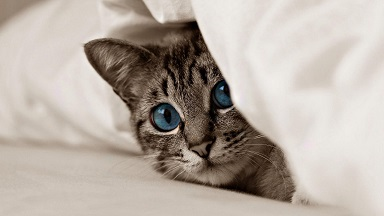
#> input picture comproject/bluecat.jpg, 384 x 216 px
$ python imgPreprocessing5.py   (older library calls are emulated)
#> lines starting #> are read from the running program, lines starting #| are printed output that depends on the picture; after the words box and inside, x2 and y2 are one past the last pixel; in counts of white or black regions, pixels touching at a corner belong together
# -*- coding: utf-8 -*-
# @TIME     : 2020/10/12 15:49
# @Author   : Chen Shan
# @Email    : jacobon@foxmail.com
# @File     : imgPreprocessing5.py
# @Software : PyCharm
import cv2
import numpy as np
from matplotlib import pyplot as plt

def cv_show(name,img):
    cv2.imshow(name,img)
    cv2.waitKey(0)
    cv2.destroyAllWindows()


img = cv2.imread('bluecat.jpg',0)
#> img: shape (216, 384); min 0, max 245, mean 174.7

img_float32 = np.float32(img)
dft = cv2.dft(img_float32,flags = cv2.DFT_COMPLEX_OUTPUT)

dft_shift = np.fft.fftshift(dft)
# 得到灰度图能表示的形式
magnitude_spectrum = 20*np.log(cv2.magnitude(dft_shift[:,:,0],dft_shift[:,:,1]))
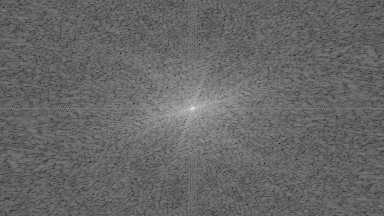
#> magnitude_spectrum: shape (216, 384) float32; min 31.55, max 329.8, mean 152.2; drawn with min black and max white

plt.subplot(121),plt.imshow(img, cmap = 'gray')
plt.title('Input Image'), plt.xticks([]), plt.yticks([])
plt.subplot(122),plt.imshow(magnitude_spectrum, cmap = 'gray')
plt.title('Magnitude Spectrum'), plt.xticks([]), plt.yticks([])
# plt.show()

rows, cols = img.shape
#> rows = 216; cols = 384
crow, ccol = np.int32(rows/2) , np.int32(cols/2)
#> crow = 108; ccol = 192

# 首先创建一个掩码，中心正方形为1，其余全为零(低通滤波器)
mask = np.zeros((rows,cols,2),np.uint8)
mask[crow-30:crow+30, ccol-30:ccol+30] = 0

# 应用掩码和逆DFT
fshift = dft_shift*mask
f_ishift = np.fft.ifftshift(fshift)

img_back = cv2.idft(f_ishift)
img_back = cv2.magnitude(img_back[:,:,0],img_back[:,:,1])
#> img_back: shape (216, 384) float32; every value is 0

plt.subplot(121),plt.imshow(img, cmap = 'gray')
plt.title('Input Image'), plt.xticks([]), plt.yticks([])
plt.subplot(122),plt.imshow(img_back, cmap = 'gray')
plt.title('Magnitude Spectrum'), plt.xticks([]), plt.yticks([])
# plt.show()

# 图像梯度与边缘检测
cat = cv2.imread('bluecat.jpg',cv2.IMREAD_GRAYSCALE)
sobelx = cv2.Sobel(cat,cv2.CV_64F,1,0,ksize=3)
sobely= cv2.Sobel(img,cv2.CV_64F,0,1,ksize=3)

# plt.imshow(sobelx,cmap = 'gray')
# plt.imshow(sobely,cmap = 'gray')
# plt.show()

sobelx = cv2.convertScaleAbs(sobelx)
sobely = cv2.convertScaleAbs(sobely)
sobelxy = cv2.addWeighted(sobelx,0.5,sobely,0.5,0)
# cv_show('sobelxy',sobelxy)

sobelxy = cv2.Sobel(img,cv2.CV_64F,1,1,ksize=3)
sobelxy = cv2.convertScaleAbs(sobelxy)
# cv_show('sobelxy2',sobelxy)

# 不同算子的差异
sobelx = cv2.Sobel(img,cv2.CV_64F,1,0,ksize=3)
sobelx = cv2.convertScaleAbs(sobelx)
sobely = cv2.Sobel(img,cv2.CV_64F,0,1,ksize=3)
sobely = cv2.convertScaleAbs(sobely)
sobelxy = cv2.addWeighted(sobelx,0.5,sobely,0.5,0)

scharrx = cv2.Scharr(img,cv2.CV_64F,1,0)
scharry = cv2.Scharr(img,cv2.CV_64F,0,1)
scharrx = cv2.convertScaleAbs(scharrx)
scharry = cv2.convertScaleAbs(scharry)
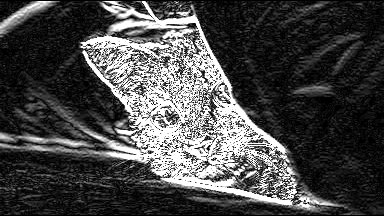
#> scharry: shape (216, 384); min 0, max 255, mean 72
scharrxy = cv2.addWeighted(scharrx,0.5,scharry,0.5,0)
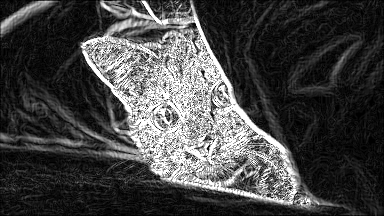
#> scharrxy: shape (216, 384); min 0, max 255, mean 68.8

laplacian  = cv2.Laplacian(img, cv2.CV_64F)
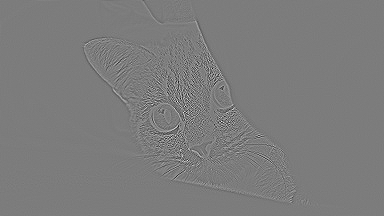
#> laplacian: shape (216, 384) float64; min -391, max 410, mean 0; drawn with min black and max white
laplacian = cv2.convertScaleAbs(laplacian)

res = np.hstack((sobelxy, scharrxy, laplacian))
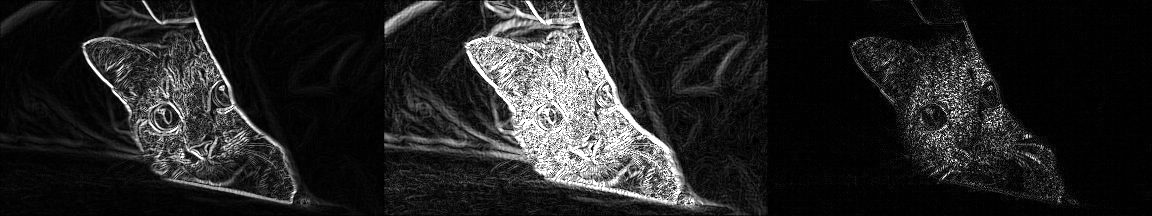
#> res: shape (216, 1152); min 0, max 255, mean 35.7
# cv_show('res',res)

# canny算子
v1 = cv2.Canny(img, 80, 150)
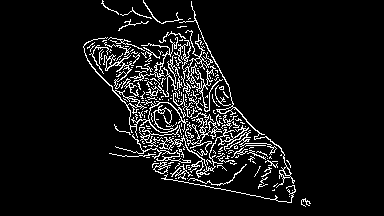
#> v1: shape (216, 384); 7.4% white in thin lines or dots, all inside (x1, y1, x2, y2) = (83, 0, 311, 207)
v2 = cv2.Canny(img, 50, 100)
#> v2: shape (216, 384); 8.6% white in thin lines or dots, all inside (x1, y1, x2, y2) = (0, 0, 333, 207)
res2 = np.hstack((v1,v2))
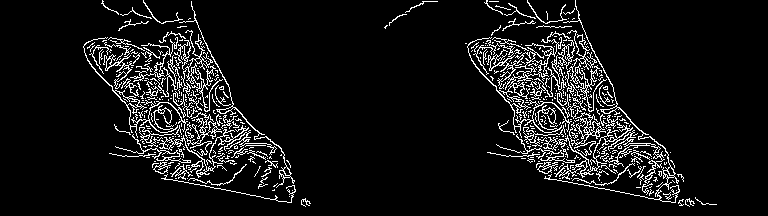
#> res2: shape (216, 768); 8% white in thin lines or dots, all inside (x1, y1, x2, y2) = (83, 0, 717, 207)
cv_show('res',res2)

$ run again, with comproject/dog.jpg copied over comproject/bluecat.jpg
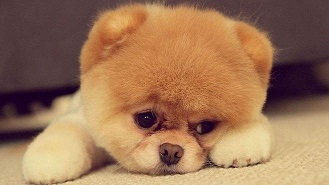
#> input picture comproject/dog.jpg, 329 x 185 px
#> img_back: shape (185, 329) float32; every value is 0
#> `v1 = cv2.Canny(img, 80, 150)`:
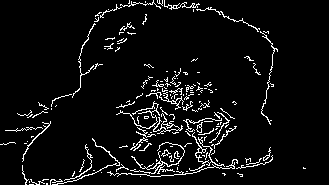
#> v1: shape (185, 329); 5.8% white in thin lines or dots
#> v2: shape (185, 329); 11.5% white in thin lines or dots
#> `res2 = np.hstack((v1,v2))`:
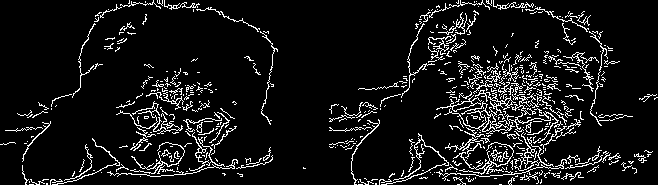
#> res2: shape (185, 658); 8.6% white in thin lines or dots
